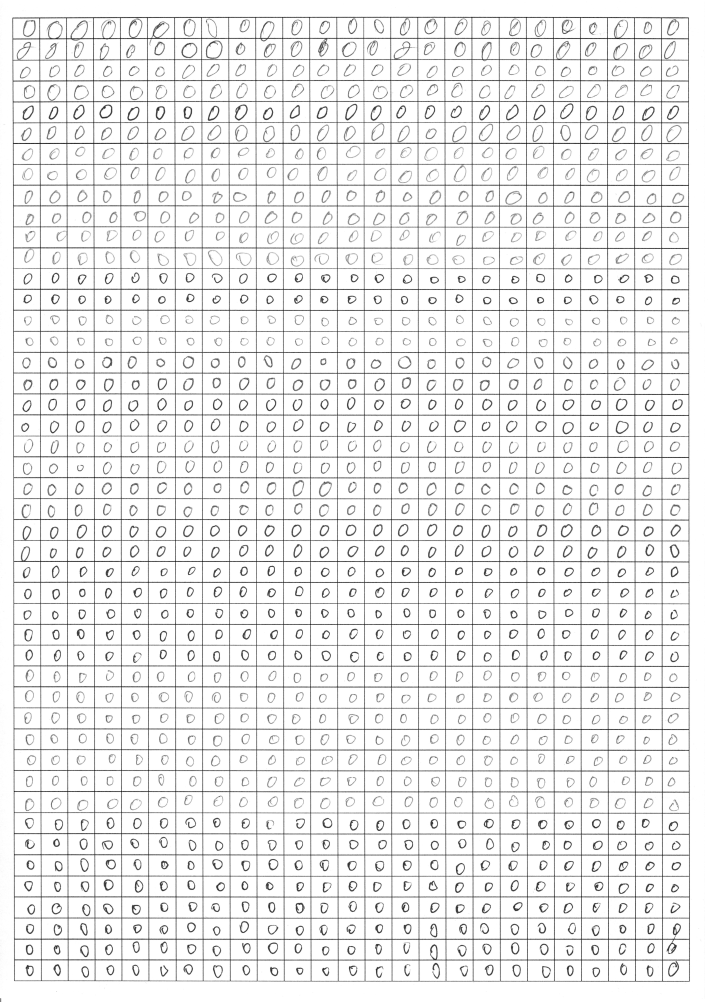
#> input picture digits/0.jpg, 4962 x 7014 px, found by its file name (shown at 1/7 size)
$ python get_digitimgs.py
#> lines starting #> are read from the running program, lines starting #| are printed output that depends on the picture
# скрипт для обработки сырых данных - скана цифр
from PIL import Image, ImageOps
import cv2
import numpy as np
from skimage.util import random_noise
from configs import configs


# удалить черные границы после первого кропа
def crop_borders(img: Image, color="white", border=(0, 0, 16, 20)):
    img = img.crop((3, 3, img.width - 16, img.height - 20))
    img = ImageOps.expand(img, border=border, fill=color)
    return img


# поворот на угол
def rotate_img(img: Image, name: str, angle: int):
    rname = "RL" if angle > 0 else "RR"
    M = cv2.getRotationMatrix2D((img.shape[0] / 2, img.shape[1] / 2), angle, 1)
    wimg = cv2.warpAffine(
        img, M, (img.shape[1], img.shape[0]), borderValue=(255, 255, 255)
    )
    cv2.imwrite(f"{name}-{rname}.jpg", wimg)
    # print(f"File {name}-{rname} was succesfully written.")
    return wimg


# добавить шум
def noise_img(img: Image, name: str):
    n_img = random_noise(img, mode="s&p", amount=0.008, salt_vs_pepper=0.5)
    n_img = np.array(255 * n_img, dtype=np.uint8)
    cv2.imwrite(f"{name}-N.jpg", n_img)
    # print(f"File {name}-N was succesfully written.")


# TODO: different small function
def image_augmentation(name: str):
    img = cv2.imread(f"{name}.jpg", cv2.IMREAD_GRAYSCALE)
    noise_img(img, name)

    rl = rotate_img(img, name, 20)
    noise_img(rl, name + "-RL")

    rr = rotate_img(img, name, -20)
    noise_img(rr, name + "-RR")

names = [
    "0.jpg",
    "1.jpg",
    "2.jpg",
    "3.jpg",
    "4.jpg",
    "5.jpg",
    "6.jpg",
    "7.jpg",
    "8.jpg",
    "9.jpg",
]

for dn in names:
    digit_name = dn
    config = configs[f"{digit_name[0]}"]
    image = Image.open(f"digits\\{digit_name}")
#> image is the input picture: PIL image 4962x7014 L; min 0, max 255, mean 235.7

    cell_width = 176
    cell_height = 134

    num_rows = 46  # x
    num_cols = 25  # y

    y_shift = 0

    for row in range(num_rows):
        for col in range(num_cols):

            extra_x = 6 + 13 * col - config.xrowmod * row  # сдвиг вправо
            extra_y = 6 + config.ycolmod * col + row  # сдвиг вниз

            x0 = config.start_x + col * cell_width + extra_x
            y0 = config.start_y + row * cell_height + extra_y + y_shift

            x1 = x0 + cell_width
            y1 = y0 + cell_height

            cell_image = image.crop((x0, y0, x1, y1))
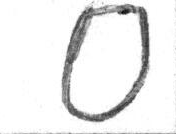
#> cell_image: PIL image 176x134 L; min 0, max 255, mean 237.2
            cell_image = cell_image.convert("L")
            cell_data = list(cell_image.getdata())
#> cell_data = 23584 items
            cell_data = [int(pixel < 160) for pixel in cell_data] # 128 or 160?

            filename = f"crop\\{digit_name[0]}\\{digit_name[0]}_{row}-{col}"

            cell_image = crop_borders(cell_image)
#> in crop_borders, `img = img.crop((3, 3, img.width - 16, img.height - 20))`:
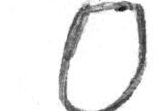
#> img: PIL image 157x111 L; min 0, max 255, mean 234.4
#> in crop_borders, `img = ImageOps.expand(img, border=border, fill=color)`:
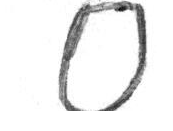
#> img: PIL image 173x131 L; min 0, max 255, mean 239.2

            # начальные пропорции - 1.31343283582 (176x134)
            # 30x22
            cell_image.thumbnail((30, int(30 / 1.31343283582)))  # 30x22
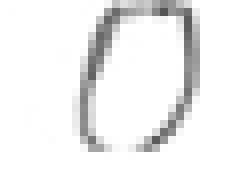
#> cell_image: PIL image 29x22 L (shown 8 times larger); min 84, max 255, mean 238.8
            cell_image.save(f"{filename}.jpg")

            # print(f"File {filename} was succesfully written.")

            # увеличиваем датасет
            image_augmentation(filename)
#> in rotate_img, `wimg = cv2.warpAffine( img, M, (img.shape[1], img.shape[0]), borderVal..`:
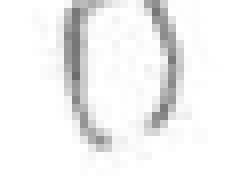
#> wimg: shape (22, 29) (shown 8 times larger); min 109, max 255, mean 240.3
#> call 2 of rotate_img, with name = 'crop\\0\\0_0-0', angle = -20
#> in rotate_img (call 2), `wimg = cv2.warpAffine( img, M, (img.shape[1], img.shape[0]), borderVal..`:
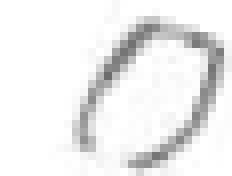
#> wimg: shape (22, 29) (shown 8 times larger); min 109, max 255, mean 237.8
            print(f"File {filename}: OK")

        y_shift += 11.8
#> y_shift = 11.8
#> pass 2 of the loop `for dn in names:`:
#> digit_name = '1.jpg'
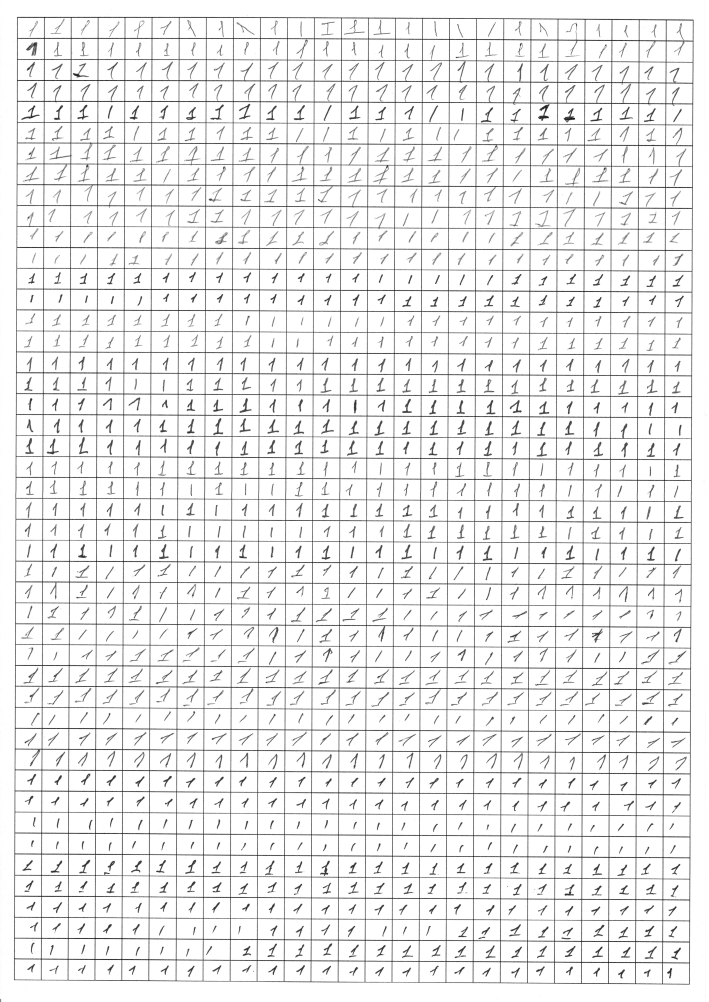
#> input picture digits/1.jpg, 4962 x 7014 px, found by its file name (shown at 1/7 size)
#> image is the input picture: PIL image 4962x7014 L; min 0, max 255, mean 237.1
#> extra_x = 6
#> x0 = 132
#> y0 = 131
#> x1 = 308
#> y1 = 265
#> `cell_image = image.crop((x0, y0, x1, y1))`:
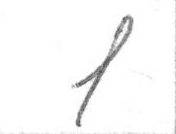
#> cell_image: PIL image 176x134 L; min 79, max 255, mean 249.3
#> filename = 'crop\\1\\1_0-0'
#> `cell_image.thumbnail((30, int(30 / 1.31343283582)))`:
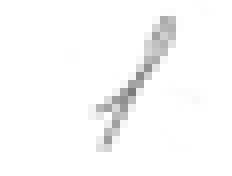
#> cell_image: PIL image 29x22 L (shown 8 times larger); min 124, max 255, mean 249.9
#| File crop\1\1_0-0: OK
#> pass 3 of the loop `for dn in names:`:
#> digit_name = '2.jpg'
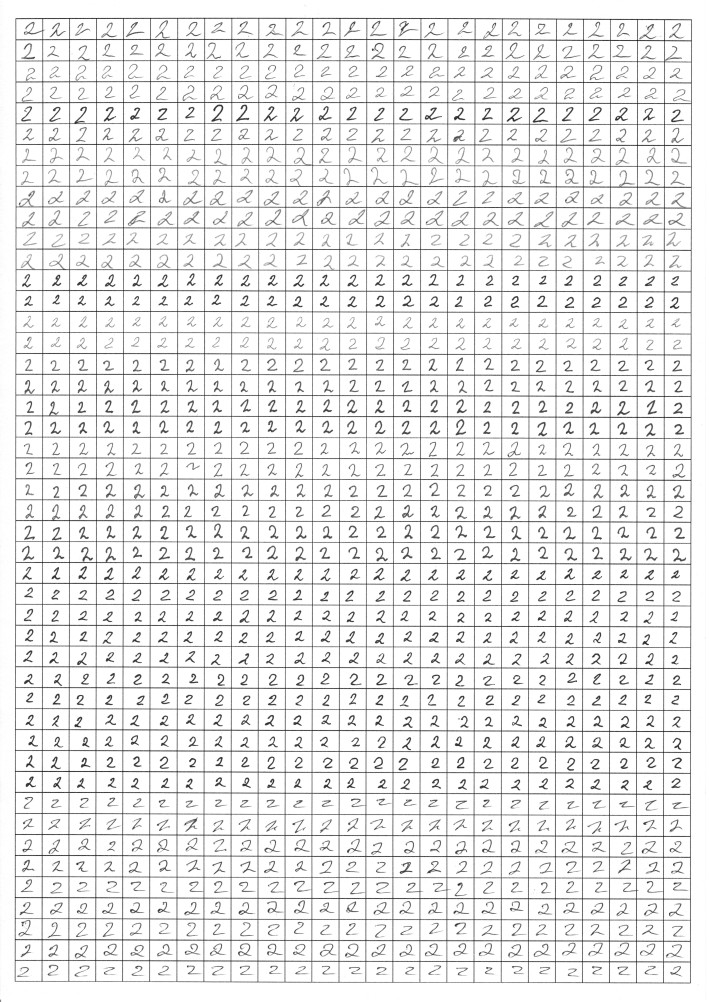
#> input picture digits/2.jpg, 4962 x 7014 px, found by its file name (shown at 1/7 size)
#> image is the input picture: PIL image 4962x7014 L; min 0, max 255, mean 234.2
#> x0 = 121
#> y0 = 141
#> x1 = 297
#> y1 = 275
#> `cell_image = image.crop((x0, y0, x1, y1))`:
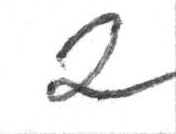
#> cell_image: PIL image 176x134 L; min 39, max 255, mean 238.7
#> filename = 'crop\\2\\2_0-0'
#> `cell_image.thumbnail((30, int(30 / 1.31343283582)))`:
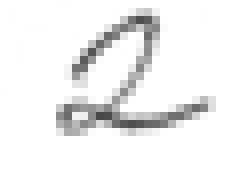
#> cell_image: PIL image 29x22 L (shown 8 times larger); min 71, max 255, mean 239
#| File crop\2\2_0-0: OK
#> (the run stopped early here; a loop or call above may not have finished)
